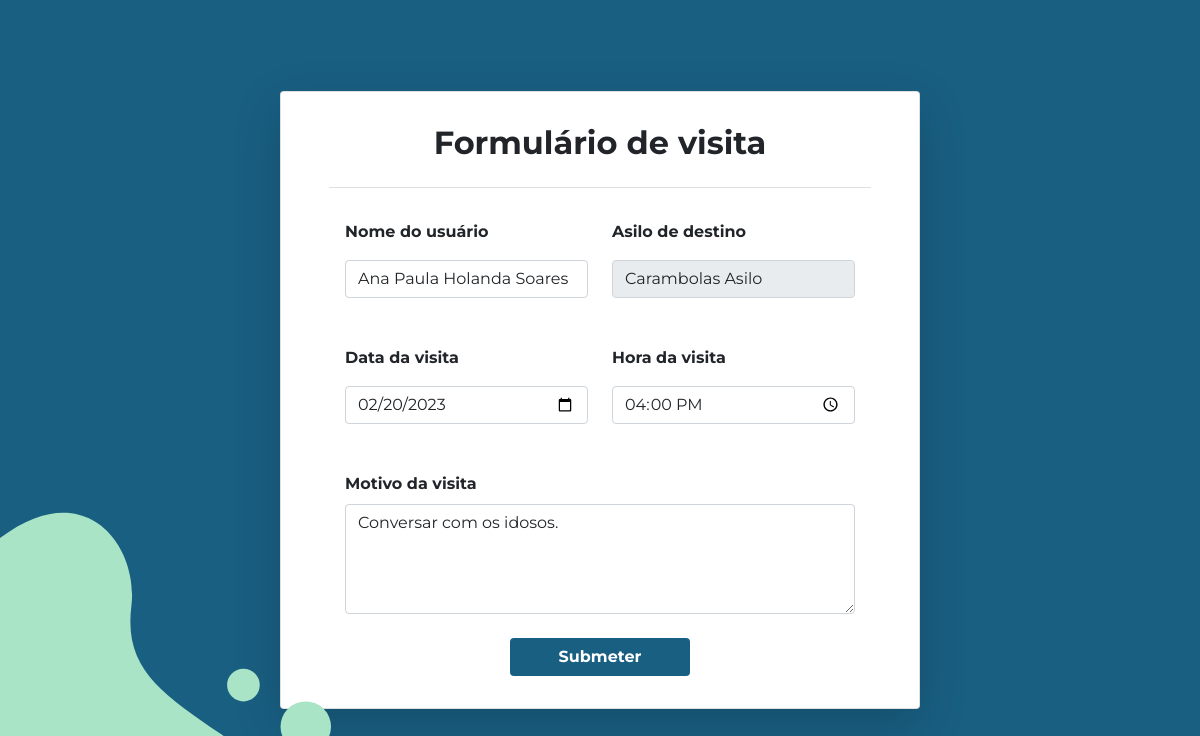
Page /usuarios/edit_visit/5 (signed in) on the committed database.
### models.py (models this page shows, shortened)
class Visita(db.Model):
  __tablename__ = 'visita'
  id = db.Column(db.Integer, primary_key=True)
  id_usuario = db.Column(db.Integer, db.ForeignKey('usuario.id'))
  id_asilo = db.Column(db.Integer, db.ForeignKey('asilo.id'))
  nome_voluntario = db.Column(db.String(100))
  nome_asilo = db.Column(db.String(100))
  data = db.Column(db.Date)
  hora = db.Column(db.Time)
  motivo = db.Column(db.String(500))

### routes/usuarios.py (the view)
@users_bl.route('/edit_visit/<int:id>', methods=["GET", "POST"])
@login_required
def editVisit(id): return user.editVisitPage(id)

### controllers/UserController.py (called while the page is built, shortened)
    @staticmethod
    def editVisitPage(id):
        visit = Visita.query.filter_by(id=id).first()
        if request.method == "GET":
            return render_template('visit/edit.html', visit=visit)

### routes/usuarios.py (called while the page is built)
@lm.user_loader
def load_user(id): return Usuario.query.get(id)

### templates/visit/edit.html (shortened to what this page needs)
{% extends 'indexwhf.html' %}
{% block conteudo %}
  <section class="d-flex align-items-center justify-content-center vh-100 bg-dark-blue bottom-l-detail">
    <div class="card asylum-cad-card flex-grow-1 px-5 py-3 shadow-lg">
      <div class="card-header text-center bg-transparent p-3 mb-3">
        <h2 class="fw-bold">Formulário de visita</h2>
      </div>
      <div class="card-body">
        <form class="form" action="/usuarios/edit_visit/{{visit.id}}" method="POST">
          <div class="form-group row">
            <div class="col-6">
              <label class="form-label mb-3 fw-bold" for="name">Nome do usuário</label>
              <input class="form-control mb-5" type="text" name="name" placeholder="Nome" value="{{visit.nome_voluntario}}">
              <label class="form-label mb-3 fw-bold" for="visit-date">Data da visita</label>
              <input class="form-control mb-5" type="date" name="visit-date" value="{{visit.data.strftime('%Y-%m-%d')}}">
            </div>
            <div class="col-6">
              <label class="form-label mb-3 fw-bold" for="asylum-name">Asilo de destino</label>
              <input class="form-control mb-5" name="asylum-name" value="{{visit.nome_asilo}}" readonly>
              <label class="form-label mb-3 fw-bold" for="visit-hour">Hora da visita</label>
              <input class="form-control mb-5" type="time" name="visit-hour" value="{{visit.hora.strftime('%H:%M')}}">
            </div>
            <div class="col-12">
              <label for="visit-reason" class="form-label fw-bold">Motivo da visita</label>
              <textarea class="form-control textarea" name="visit-reason" placeholder="Escreva sua mensagem..." rows="4">{{visit.motivo}}</textarea>
            </div>
          </div>
          <div class="text-center mt-4">
            <input type="submit" value="Submeter" class="btn bg-dark-blue px-5 fw-bolder text-white">
          </div>
        </form>
      </div>
    </div>
  </section>
{% endblock %}

### static/style.css (style rules this page uses)
body { font-family: 'Montserrat', sans-serif; min-height: 100vh; min-height: -webkit-fill-available; overflow-x: hidden; }
.bg-dark-blue { background-color: #195F82; }
.bottom-l-detail:before { content: ""; display: inline-block; width: 22.5em; height: 18em; background-image: url('img/bottom-l-detail.svg'); background-repeat: no-repeat; position: absolute; z-index: 2; margin: 0; left: 0; top: calc(100% - 18em); }

### static/css/config_user.css (style rules this page uses)
.asylum-cad-card { max-width: 40em; }

### static/css/visit.css (style rules this page uses)
:root { --main-bg: rgb(40,40,59); --calendar-border:rgb(220,220,255); --calendar-bg:#fff; --calendar-standout:rgb(40,40,59); --calendar-color:#444; --calendar-fade-color:#c0c0c0; --body-color:#444; }

### rows in the picture
Visita: name "Ana Paula Holanda Soares", visit-date "02/20/2023", asylum-name "Carambolas Asilo", visit-hour "16:00", visit-reason "Conversar com os idosos."
